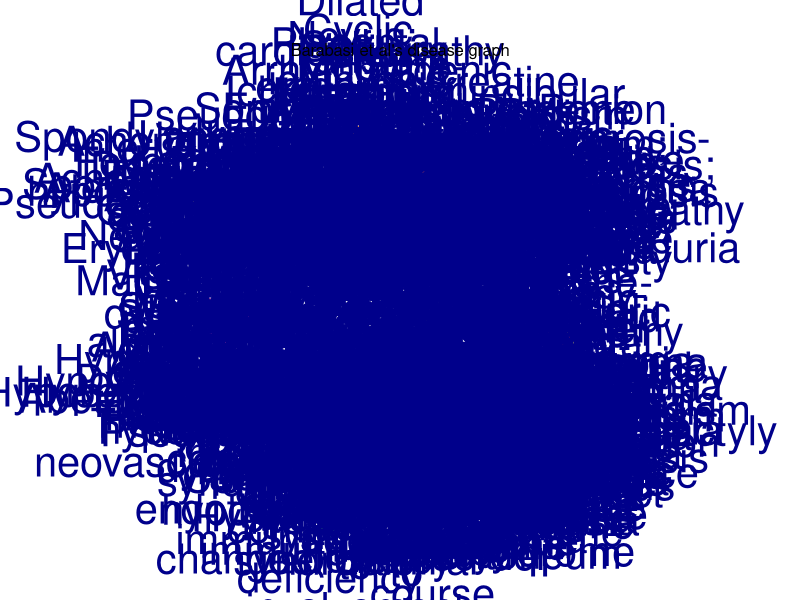
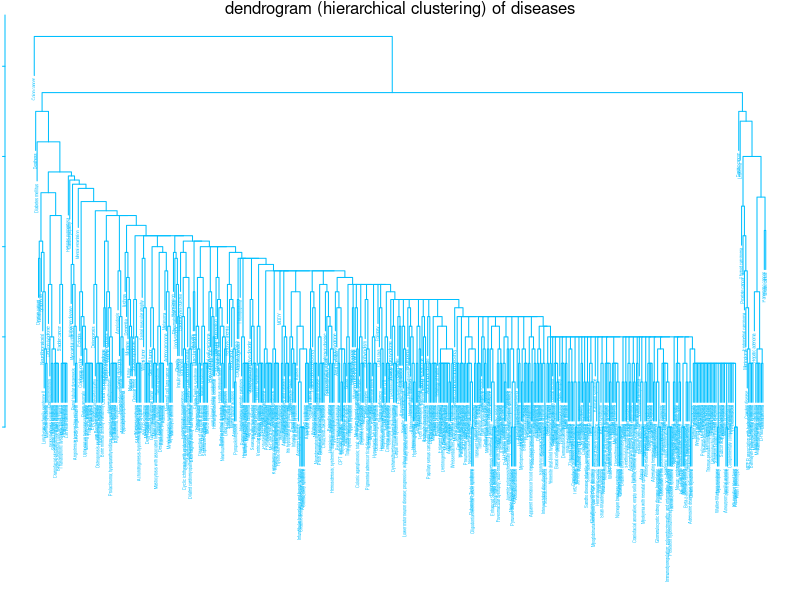

These figures' R source, in order:
pdf("DiseaseNetwork.pdf", 8, 8)
opar = par(ask=TRUE, mar=c(1,1,3,1))

### if you do not already have these packages installed, please install them:
# install.packages("lattice")
# install.packages("Matrix")

disease = read.csv("DiseaseNetwork.csv", header=TRUE)
interaction = data.matrix(read.csv("GeneInteraction.csv", header=TRUE))

library(igraph)

G = graph.edgelist( interaction[,1:2], directed=FALSE )

vertex.labels = disease[,2]
V(G)$name  = disease[,1]
V(G)$label = gsub(" ","\n", gsub("-", "- ", vertex.labels))
V(G)$label.family = "Helvetica"
V(G)$color = disease[,7]
V(G)$frame.color  = disease[,7]  # border color
V(G)$size  = as.numeric( disease[,8] )/2
V(G)$label.cex  = 2.5
xy.position = data.matrix(disease[,5:6])

E(G)$weight = interaction[,3]


####  disease graph neighborhood plot
## plot(G, vertex.label.degree=pi, vertex.label.dist=0.2, layout=xy.position)
plot(G, layout=xy.position)
mtext("Barabasi et al's disease graph", cex=1.0)

similarity = interaction[,3]
difference = max(similarity) + 1 - similarity
distance = dist(difference)

adjacency_matrix = get.adjacency(G)
rownames(adjacency_matrix) = vertex.labels

distance_matrix = dist( adjacency_matrix )

####  hierarchical clustering plot
par(cex=0.25)
plot( hclust(distance_matrix), label=vertex.labels, col="deepskyblue", main="")
mtext("dendrogram (hierarchical clustering) of diseases", cex=1.0)

if (FALSE) {
####  dendrogram plot
par(cex=0.15)
plot( as.dendrogram( hclust(distance_matrix)), nodePar=list( lab.deepskycol=c("red","blue") ), horiz=TRUE, main="")
mtext("dendrogram of diseases", cex=1.0)

####  community dendrogram plot
dendPlot(fastgreedy.community(G))
mtext("dendPlot of diseases", cex=1.0)
}

par(opar)
dev.off()

#   
#   pdf("DiseaseNetwork.pdf", 8, 8)
#   opar = par(ask=TRUE, mar=c(1,1,3,1))
#   
#   ### if you do not already have these packages installed, please install them:
#   # install.packages("lattice")
#   # install.packages("Matrix")
#   
#   disease = read.csv("DiseaseNetwork.csv", header=TRUE)
#   interaction = data.matrix(read.csv("GeneInteraction.csv", header=TRUE))
#   
#   library(igraph)
#   
#   G = graph.edgelist( interaction[,1:2], directed=FALSE )
#   
#   vertex.labels = disease[,2]
#   V(G)$name  = disease[,1]
#   V(G)$label = gsub(" ","\n", gsub("-", "- ", vertex.labels))
#   V(G)$label.family = "Helvetica"
#   V(G)$color = disease[,7]
#   V(G)$frame.color  = disease[,7]  # border color
#   V(G)$size  = as.numeric( disease[,8] )/2
#   V(G)$label.cex  = 2.5
#   xy.position = data.matrix(disease[,5:6])
#   
#   E(G)$weight = interaction[,3]
#   
#   
#   ####  disease graph neighborhood plot
#   ## plot(G, vertex.label.degree=pi, vertex.label.dist=0.2, layout=xy.position)
#   plot(G, layout=xy.position)
#   Hit <Return> to see next plot: mtext("Barabasi et al's disease graph", cex=1.0)
#   
#   similarity = interaction[,3]
#   difference = max(similarity) + 1 - similarity
#   distance = dist(difference)
#   
#   adjacency_matrix = get.adjacency(G)
#   rownames(adjacency_matrix) = vertex.labels
#   
#   distance_matrix = dist( adjacency_matrix )
#   
#   ####  hierarchical clustering plot
#   par(cex=0.25)
#   plot( hclust(distance_matrix), label=vertex.labels, col="deepskyblue", main="")
#   Hit <Return> to see next plot: mtext("dendrogram (hierarchical clustering) of diseases", cex=1.0)
#   
#   if (FALSE) {
#   ####  dendrogram plot
#   par(cex=0.15)
#   plot( as.dendrogram( hclust(distance_matrix)), nodePar=list( lab.deepskycol=c("red","blue") ), horiz=TRUE, main="")
#   mtext("dendrogram of diseases", cex=1.0)
#   
#   ####  community dendrogram plot
#   dendPlot(fastgreedy.community(G))
#   mtext("dendPlot of diseases", cex=1.0)
#   }
#   
#   par(opar)
#   dev.off()
#   null device 
#       
